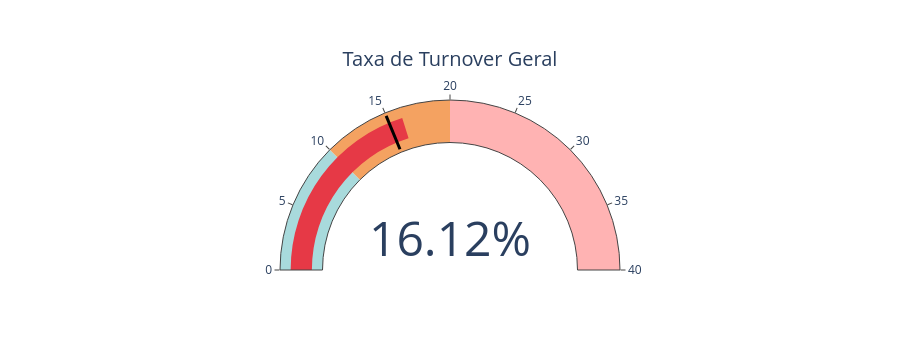

Source (notebook cell):
### Code cell
# Taxa de turnover geral
total = len(df)
saidas = (df['Attrition'] == 'Yes').sum()
taxa = saidas / total * 100

fig = go.Figure(go.Indicator(
    mode='gauge+number',
    value=taxa,
    number={'suffix': '%', 'font': {'size': 48}},
    title={'text': 'Taxa de Turnover Geral', 'font': {'size': 20}},
    gauge={
        'axis': {'range': [0, 40]},
        'bar': {'color': '#E63946'},
        'steps': [
            {'range': [0, 10], 'color': '#A8DADC'},
            {'range': [10, 20], 'color': '#F4A261'},
            {'range': [20, 40], 'color': '#FFB3B3'}
        ],
        'threshold': {'line': {'color': 'black', 'width': 3}, 'value': 15}
    }
))
fig.update_layout(height=350)
fig.show()

print(f'{saidas} colaboradores saíram de um total de {total} ({taxa:.1f}%)')
print('Referência: taxa saudável de mercado é entre 5% e 15%')

### Figure 1 — Plotly figure (JSON) as saved in the notebook; plotly's stock layout.template omitted (floating-point values rounded to 4 significant figures)
{"data": [{"gauge": {"axis": {"range": [0, 40]}, "bar": {"color": "#E63946"}, "steps": [{"color": "#A8DADC", "range": [0, 10]}, {"color": "#F4A261", "range": [10, 20]}, {"color": "#FFB3B3", "range": [20, 40]}], "threshold": {"line": {"color": "black", "width": 3}, "value": 15}}, "mode": "gauge+number", "number": {"font": {"size": 48}, "suffix": "%"}, "title": {"font": {"size": 20}, "text": "Taxa de Turnover Geral"}, "type": "indicator", "value": 16.12}], "layout": {"height": 350}}
